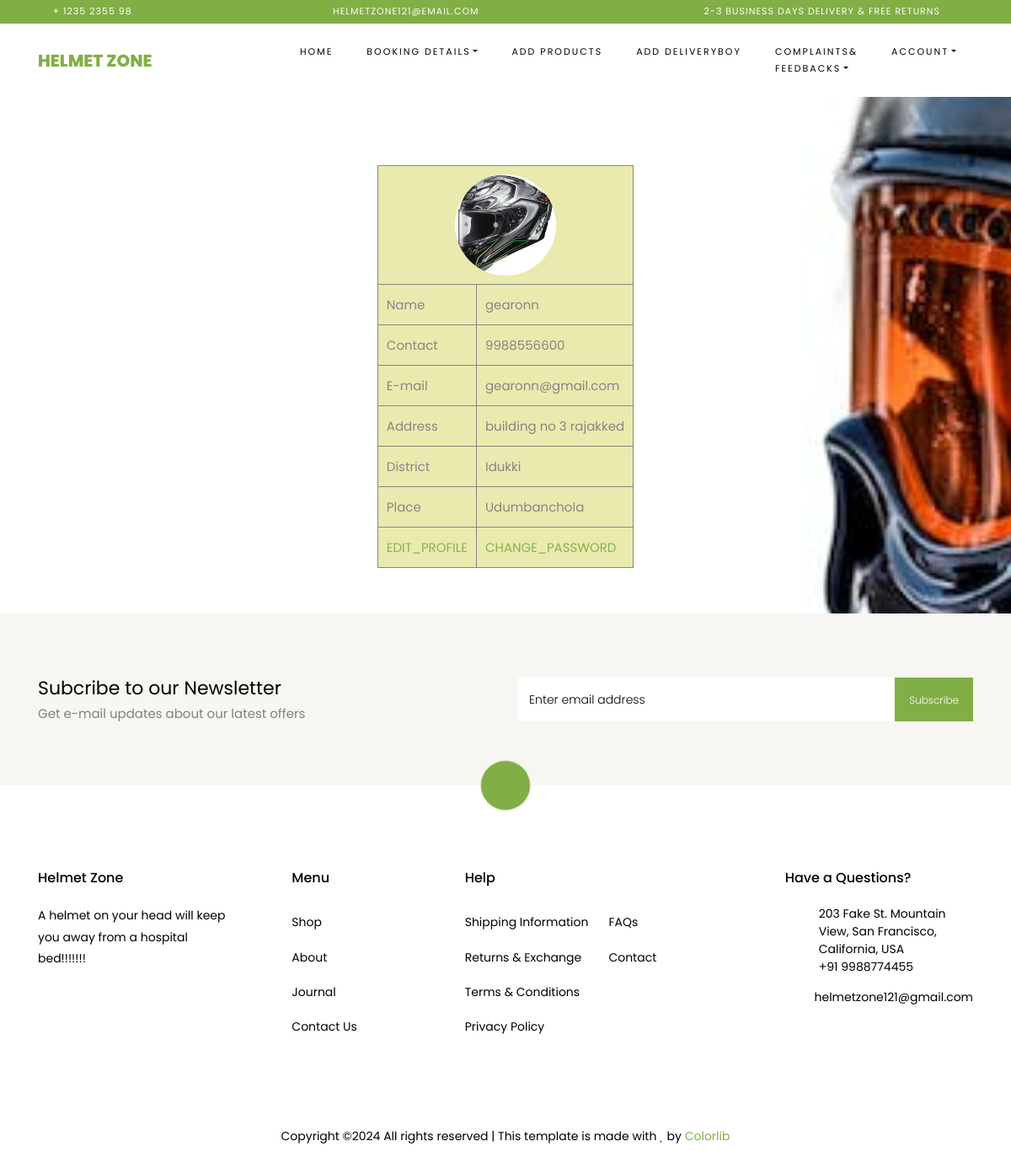
The page /seller/sellprofile/ (signed in) on the database its author committed.
### Guest/models.py (models this page shows)
class Seller(models.Model):
    name=models.CharField(max_length=50)
    contact=models.CharField(max_length=50)
    email=models.EmailField(unique=True,null=True)
    address=models.CharField(max_length=50)
    place=models.ForeignKey(Place,on_delete=models.CASCADE)
    logo=models.FileField(upload_to='Sellerlogo/')
    proof=models.FileField(upload_to='Sellerproof/')
    password=models.CharField(max_length=50,unique=True)
    doj=models.DateField(auto_now=True)
    vstatus=models.IntegerField(default=0)

### Admin/models.py (models this page shows)
class Place(models.Model):
    place_name=models.CharField(max_length=50)
    district=models.ForeignKey(District,on_delete=models.CASCADE)
    def __str__(self):
        return self.place_name

class District(models.Model):
    district_name=models.CharField(max_length=50)
    def __str__(self):
        return self.district_name

### Seller/views.py (the view)
# urls.py: path('sellprofile/',views.SellerProfile,name="Sellprofile"),
def SellerProfile(request):
    if 'sid' in request.session:
        logo=Seller.objects.get(id=request.session['sid'])
        return render(request,"Seller/Sellerprofile.html",{'s':logo})
    else:
        return redirect("Guest:login")

### Seller/Templates/Seller/Sellerprofile.html (shortened to what this page needs)
{% extends 'Seller/Head.html' %}
{% load static %}
{% block content %}
<!DOCTYPE html>
<html lang="en">
<head>
</head>
    <div class="pcoded-inner-content">
<body>
    <br><br><br>
    <form action="" method="POST">
        <table border="1" align="center" cellpadding="10" style="border-collapse: collapse;" class="clrfrm">
            <tr>
                <td colspan="2" align="center"><img src="{{s.logo.url}}" alt="img" width="120px" height="120px" style="border-radius: 60px;"></td>
            </tr>
            <tr>
                <td>Name</td>
                <td>{{s.name}}</td>
            </tr>
            <tr>
                <td>Contact</td>
                <td>{{s.contact}}</td>
            </tr>
            <tr>
                <td>E-mail</td>
                <td>{{s.email}}</td>
            </tr>
            <tr>
                <td>Address</td>
                <td>{{s.address}}</td>
            </tr>
            <tr>
                <td>District</td>
                <td>{{s.place.district}}</td>
            </tr>
            <tr>
                <td>Place</td>
                <td>{{s.place}}</td>
            </tr>
            <tr>
                <td><a href="{%  url 'seller:editseller' s.id %}">EDIT_PROFILE</a></td>
                <td> <a href="{%  url 'seller:changepassseller' s.id %}">CHANGE_PASSWORD</a></td></td>
            </tr>
        </table>
    </form>
    <br><br>
</div>
</body>
</html>
{% endblock content %}

### Seller/Templates/Seller/Sellerprofile.html (style rules this page uses)
.pcoded-inner-content { background-image: url(../../../Guest/static/main/images/pexels-photo-134069.jpeg); background-repeat: no-repeat; background-attachment: fixed; background-size:cover; }
.clrfrm { background-color: rgb(233, 233, 171); opacity:95%; }

### rows shown on the page
Seller: logo (picture), name "gearonn", contact "9988556600", email "gearonn@gmail.com", address "building no 3 rajakked", place.district "Idukki", place "Udumbanchola"
